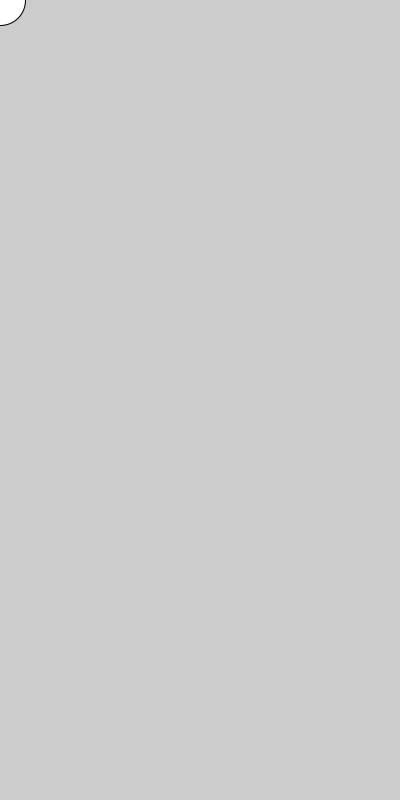
Frame 1 (no input)
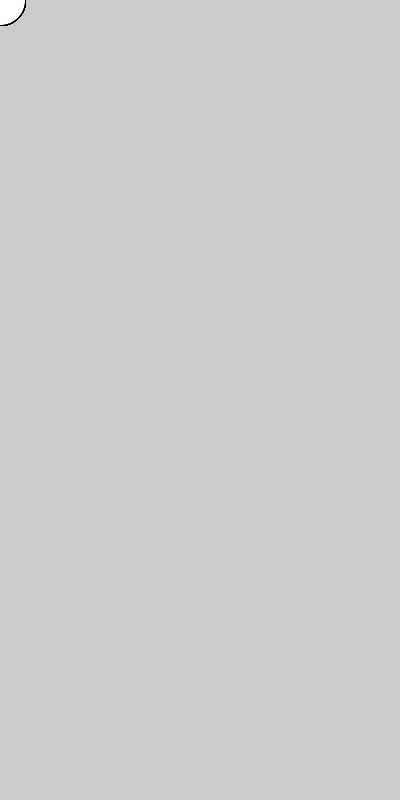
Frame 60 (the mouse pressed at the canvas centre just before this capture)
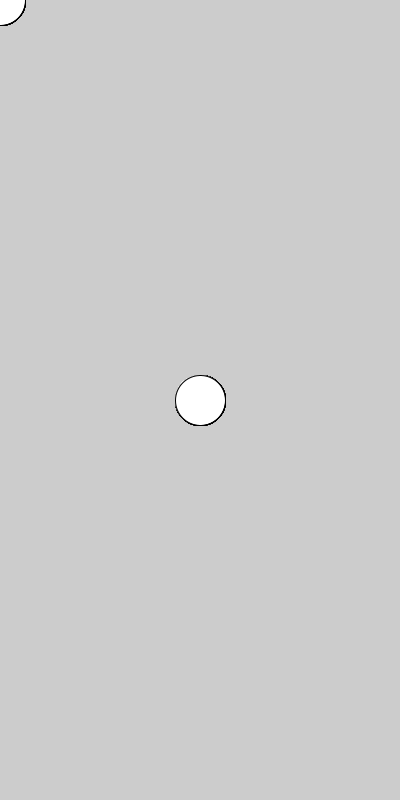
Frame 120 (the mouse held since frame 60 and released just before this capture)

The Processing sketch that drew these frames (run headless with seeded random() and noise(); from frame 60 on, the mouse is pressed at the canvas centre):

// Processing sketch: Exercise_3a
// ── Exercise_3a.pde
/*
@Program: Creates an animated picture where the circles will be drawn where the mouse is polled.
@Author: Teng Ma
@Teacher: Mr. Ghorvei
@JFSS
@March 25, 2018
*/
void setup(){
  size(400,800); //Sets screen size   
}

void draw(){
  frameRate(30); //Sets frame refresh rate to 30 so an ellipse is drawn 30 times per second
  ellipse(mouseX,mouseY,50,50); //Draws an ellipse where the mouse is
}
